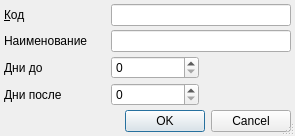
<?xml version="1.0" encoding="UTF-8"?>
<ui version="4.0">
 <class>ItemEditorDialog</class>
 <widget class="QDialog" name="ItemEditorDialog">
  <property name="geometry">
   <rect>
    <x>0</x>
    <y>0</y>
    <width>295</width>
    <height>132</height>
   </rect>
  </property>
  <property name="windowTitle">
   <string>ChangeMe!</string>
  </property>
  <property name="sizeGripEnabled">
   <bool>true</bool>
  </property>
  <layout class="QGridLayout">
   <property name="margin">
    <number>4</number>
   </property>
   <property name="spacing">
    <number>4</number>
   </property>
   <item row="0" column="0">
    <widget class="QLabel" name="lblCode">
     <property name="sizePolicy">
      <sizepolicy hsizetype="Maximum" vsizetype="Preferred">
       <horstretch>0</horstretch>
       <verstretch>0</verstretch>
      </sizepolicy>
     </property>
     <property name="text">
      <string>&amp;Код</string>
     </property>
     <property name="buddy">
      <cstring>edtCode</cstring>
     </property>
    </widget>
   </item>
   <item row="0" column="1" colspan="2">
    <widget class="QLineEdit" name="edtCode">
     <property name="maxLength">
      <number>8</number>
     </property>
    </widget>
   </item>
   <item row="6" column="0">
    <spacer>
     <property name="orientation">
      <enum>Qt::Vertical</enum>
     </property>
     <property name="sizeHint" stdset="0">
      <size>
       <width>103</width>
       <height>16</height>
      </size>
     </property>
    </spacer>
   </item>
   <item row="7" column="0" colspan="3">
    <widget class="QDialogButtonBox" name="buttonBox">
     <property name="standardButtons">
      <set>QDialogButtonBox::Cancel|QDialogButtonBox::Ok</set>
     </property>
    </widget>
   </item>
   <item row="2" column="0">
    <widget class="QLabel" name="lblDaysBefore">
     <property name="text">
      <string>Дни до</string>
     </property>
    </widget>
   </item>
   <item row="1" column="0">
    <widget class="QLabel" name="lblName">
     <property name="text">
      <string>Наименование</string>
     </property>
    </widget>
   </item>
   <item row="1" column="1" colspan="2">
    <widget class="QLineEdit" name="edtName"/>
   </item>
   <item row="2" column="1">
    <widget class="QSpinBox" name="edtDaysBefore"/>
   </item>
   <item row="3" column="0">
    <widget class="QLabel" name="lblDaysAfter">
     <property name="text">
      <string>Дни после</string>
     </property>
    </widget>
   </item>
   <item row="3" column="1">
    <widget class="QSpinBox" name="edtDaysAfter"/>
   </item>
  </layout>
 </widget>
 <tabstops>
  <tabstop>edtCode</tabstop>
  <tabstop>edtName</tabstop>
  <tabstop>edtDaysBefore</tabstop>
  <tabstop>edtDaysAfter</tabstop>
  <tabstop>buttonBox</tabstop>
 </tabstops>
 <resources/>
 <connections>
  <connection>
   <sender>buttonBox</sender>
   <signal>accepted()</signal>
   <receiver>ItemEditorDialog</receiver>
   <slot>accept()</slot>
   <hints>
    <hint type="sourcelabel">
     <x>159</x>
     <y>176</y>
    </hint>
    <hint type="destinationlabel">
     <x>159</x>
     <y>96</y>
    </hint>
   </hints>
  </connection>
  <connection>
   <sender>buttonBox</sender>
   <signal>rejected()</signal>
   <receiver>ItemEditorDialog</receiver>
   <slot>reject()</slot>
   <hints>
    <hint type="sourcelabel">
     <x>159</x>
     <y>176</y>
    </hint>
    <hint type="destinationlabel">
     <x>159</x>
     <y>96</y>
    </hint>
   </hints>
  </connection>
 </connections>
</ui>
